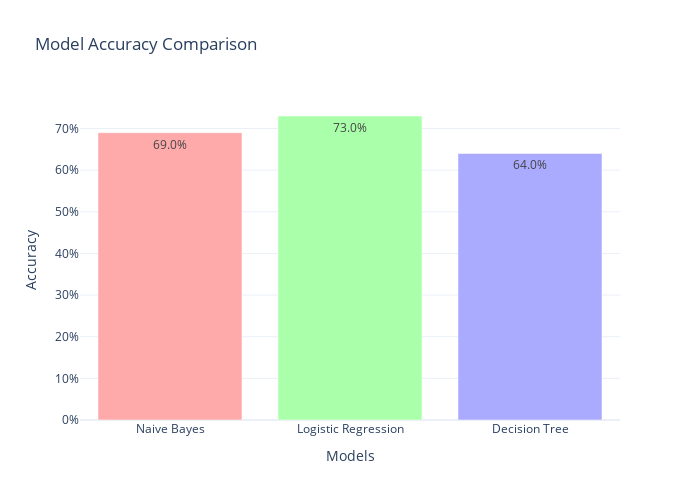

Notebook cell for this chart:
### Code cell
import plotly.graph_objects as go

# Data for the models and their accuracies
models = ["Naive Bayes", "Logistic Regression", "Decision Tree"]
accuracies = [0.69, 0.73, 0.64]

# Create a bar graph
fig = go.Figure(
    data=[
        go.Bar(
            x=models,
            y=accuracies,
            text=[f"{acc * 100:.1f}%" for acc in accuracies],
            textposition='auto',
            marker_color=['#ffaaaa', '#aaffaa', '#aaaaff']  # Different colors for each bar
        )
    ]
)

# Customize layout
fig.update_layout(
    title="Model Accuracy Comparison",
    xaxis_title="Models",
    yaxis_title="Accuracy",
    yaxis=dict(tickformat=".0%"),
    template="plotly_white",
    width=700,
    height=500
)

# Show the graph
fig.show()

### Figure 1 — Plotly figure (JSON) as saved in the notebook; plotly's stock layout.template omitted (floating-point values rounded to 4 significant figures)
{"data": [{"marker": {"color": ["#ffaaaa", "#aaffaa", "#aaaaff"]}, "text": ["69.0%", "73.0%", "64.0%"], "textposition": "auto", "type": "bar", "x": ["Naive Bayes", "Logistic Regression", "Decision Tree"], "y": [0.69, 0.73, 0.64]}], "layout": {"height": 500, "title": {"text": "Model Accuracy Comparison"}, "width": 700, "xaxis": {"title": {"text": "Models"}}, "yaxis": {"tickformat": ".0%", "title": {"text": "Accuracy"}}}}
